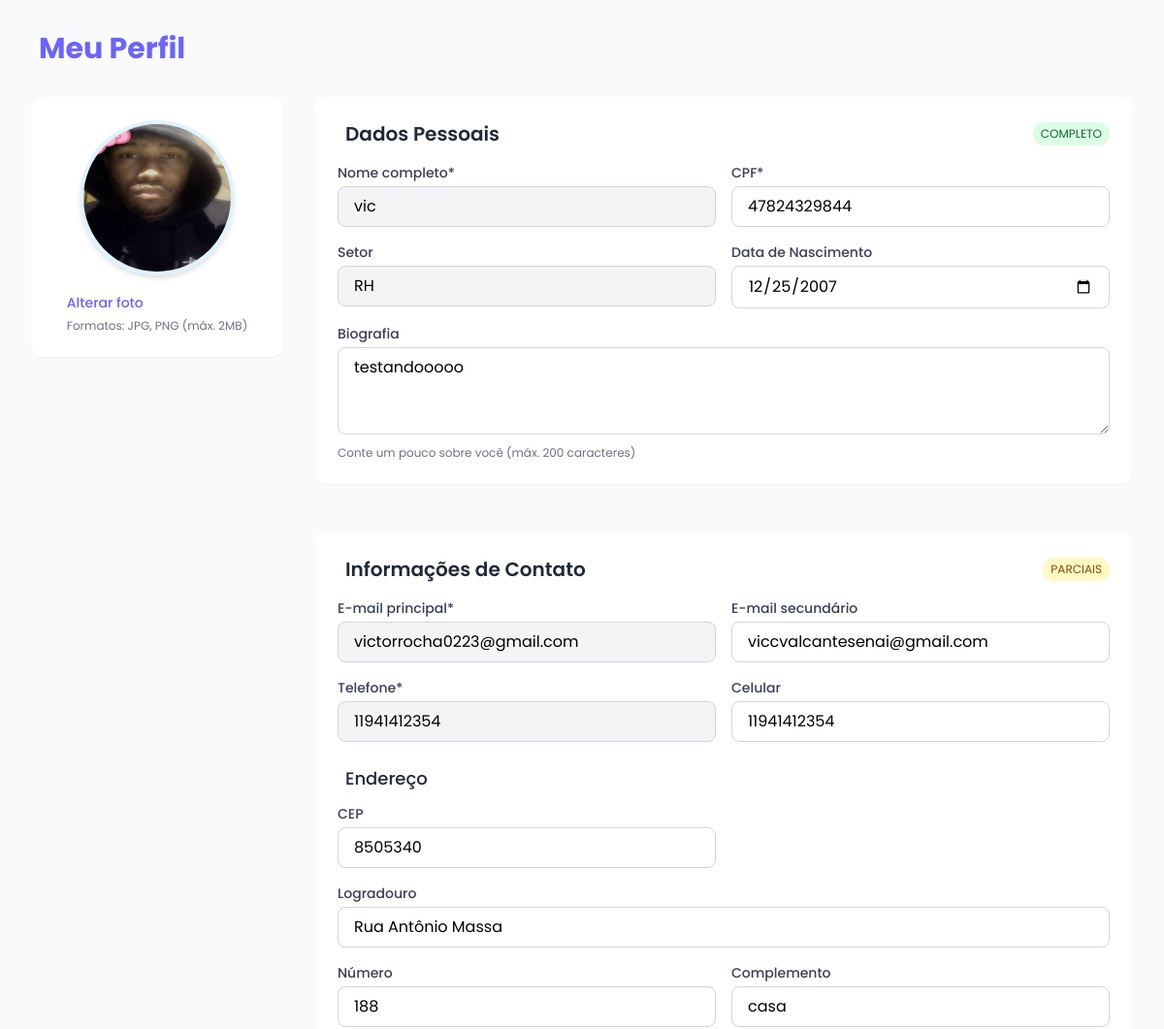
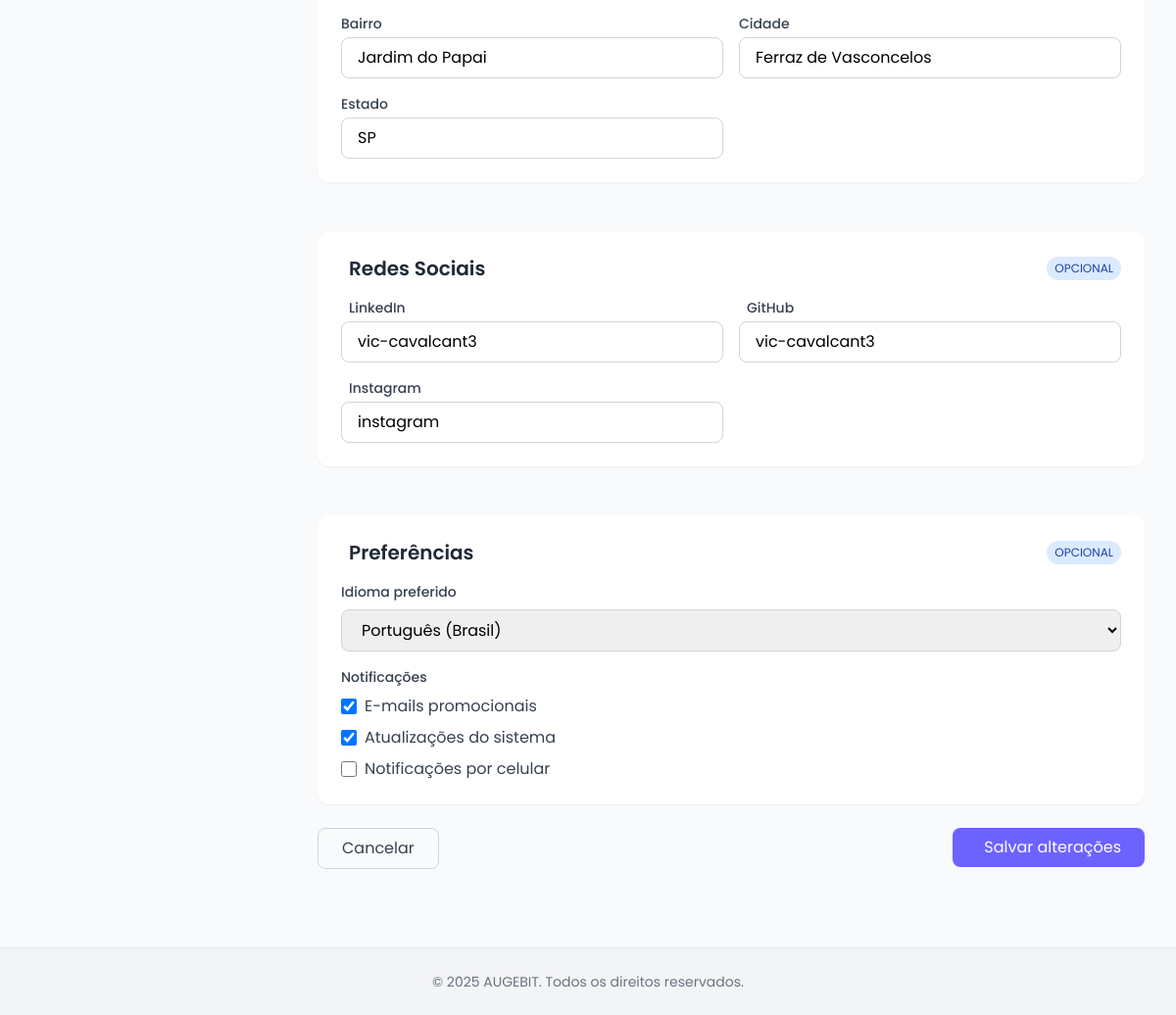
Screenshot of /pages/usuario.php (signed in) with the database file from the repository (2 pictures, top to bottom).
### tables this page shows
CREATE TABLE `funcionarios` (
  `id` int(11) NOT NULL,
  `foto` varchar(255) NOT NULL,
  `nome` varchar(255) NOT NULL,
  `email` varchar(255) NOT NULL,
  `telefone` varchar(255) NOT NULL,
  `senha` varchar(255) NOT NULL,
  `setor` varchar(255) NOT NULL,
  `cpf` varchar(255) NOT NULL,
  `nascimento` date NOT NULL,
  `biografia` varchar(255) NOT NULL,
  `email_secundario` varchar(255) NOT NULL,
  `celular` varchar(255) NOT NULL,
  `cep` varchar(255) NOT NULL,
  `logradouro` varchar(255) NOT NULL,
  `numero` varchar(255) NOT NULL,
  `complemento` varchar(255) NOT NULL,
  `bairro` varchar(255) NOT NULL,
  `cidade` varchar(255) NOT NULL,
  `estado` varchar(255) NOT NULL,
  `linkedin` varchar(255) NOT NULL,
  `github` varchar(255) NOT NULL,
  `instagram` varchar(255) NOT NULL
);

### pages/usuario.php (the view, shortened to what this page needs)
<?php
$foto = '';
$nome = '';
$email = '';
$telefone = '';
$setor = '';
$nascimento = '';
$cpf = '';
$biografia = '';
$email_secundario = '';
$celular = '';
$cep = '';
$logradouro = '';
$numero = '';
$complemento = '';
$bairro = '';
$cidade = '';
$estado = '';
$linkedin = '';
$github = '';
$instagram = '';
require './autenticacao/conexao.php';
  try {
    $usuario_sessao = $_SESSION['usuario'];
    $user_id = $usuario_sessao['id'] ?? null;
    if ($user_id) {
        $sql = "SELECT * FROM funcionarios WHERE id = ?";
        $stmt = $conn->prepare($sql);
        $stmt->bind_param("i", $user_id);
        $stmt->execute();
        $result = $stmt->get_result();
        $usuario = $result->fetch_assoc();
    } else {
        $usuario = $usuario_sessao;
    }
    $foto = $usuario['foto'] ?? '';
    $nome = $usuario['nome'] ?? '';
    $email = $usuario['email'] ?? '';
    $telefone = $usuario['telefone'] ?? '';
    $setor = $usuario['setor'] ?? '';
    $nascimento = $usuario['nascimento'] ?? '';
    $cpf = $usuario['cpf'] ?? '';
    $biografia = $usuario['biografia'] ?? '';
    $email_secundario = $usuario['email_secundario'] ?? '';
    $celular = $usuario['celular'] ?? '';
    $cep = $usuario['cep'] ?? '';
    $logradouro = $usuario['logradouro'] ?? '';
    $numero = $usuario['numero'] ?? '';
    $complemento = $usuario['complemento'] ?? '';
    $bairro = $usuario['bairro'] ?? '';
    $cidade = $usuario['cidade'] ?? '';
    $estado = $usuario['estado'] ?? '';
    $linkedin = $usuario['linkedin'] ?? '';
    $github = $usuario['github'] ?? '';
    $instagram = $usuario['instagram'] ?? '';
} catch (Exception $e) {
    die("Erro ao buscar dados do usuário: " . $e->getMessage());
}
?>
<!DOCTYPE html>
<html lang="pt-br">
<head>
  <script src="https://cdn.tailwindcss.com"></script>
</head>
<body class="bg-gray-50 min-h-screen">
  <div class="max-w-7xl mx-auto py-8 px-4 sm:px-6 lg:px-8">
    <div class="flex justify-between items-center mb-8">
      <h1 class="text-3xl font-bold text-primary-700">
        <i class="fas fa-user-circle mr-2"></i> Meu Perfil
      </h1>
    </div>
    <div class="grid grid-cols-1 lg:grid-cols-4 gap-8">
      <div class="lg:col-span-1 space-y-6">
        <div class="bg-white p-6 rounded-xl shadow-sm">
          <div class="flex flex-col items-center">
            <div class="relative mb-4">
            <?php if (!empty($foto)) : ?>
              <img id="image-preview"  src="<?php echo $foto; ?>" class="w-40 h-40 rounded-full border-4 border-primary-100 shadow-md">
            <?php endif; ?>
            </div>
              <form method="POST" action = "gravar.php" enctype="multipart/form-data" >
<label for="imagemInput" class="text-sm text-primary-600 hover:text-primary-700 cursor-pointer font-medium">
  Alterar foto
</label>
<p class="text-xs text-gray-500 mt-1">Formatos: JPG, PNG (máx. 2MB)</p>
          </div>
        </div>
      </div>
      <div class="lg:col-span-3 space-y-6">
          <div id="dados-pessoais" class="bg-white p-6 rounded-xl shadow-sm">
            <div class="flex justify-between items-center mb-4">
              <h2 class="text-xl font-semibold text-gray-800">
                <i class="fas fa-user mr-2 text-primary-600"></i> Dados Pessoais
              </h2>
              <span class="text-xs bg-green-100 text-green-800 px-2 py-1 rounded-full">COMPLETO</span>
            </div>
            <div class="grid grid-cols-1 md:grid-cols-2 gap-4">
              <div>
                <label class="block text-sm font-medium text-gray-700 mb-1">Nome completo*</label>
                <input type="text" name="nome" value="<?php echo htmlspecialchars($nome); ?>"
                       class="w-full border border-gray-300 rounded-lg px-4 py-2 focus:ring-primary-500 focus:border-primary-500 bg-gray-100">
              </div>
              <div>
                <label class="block text-sm font-medium text-gray-700 mb-1">CPF*</label>
                <input type="text" name="cpf" value="<?php echo htmlspecialchars($cpf); ?>"
                       class="w-full border border-gray-300 rounded-lg px-4 py-2 focus:ring-primary-500 focus:border-primary-500">
              </div>
              <div>
                <label class="block text-sm font-medium text-gray-700 mb-1">Setor</label>
                <input type="text" name="setor" value="<?php echo htmlspecialchars($setor); ?>" readonly
                       class="w-full border border-gray-300 rounded-lg px-4 py-2 focus:ring-primary-500 focus:border-primary-500 bg-gray-100">
              </div>
              <div>
                <label class="block text-sm font-medium text-gray-700 mb-1">Data de Nascimento</label>
                <input type="date" name="nascimento" value="<?php echo htmlspecialchars($nascimento); ?>"
                       class="w-full border border-gray-300 rounded-lg px-4 py-2 focus:ring-primary-500 focus:border-primary-500">
              </div>
              <div class="md:col-span-2">
                <label class="block text-sm font-medium text-gray-700 mb-1">Biografia</label>
                <textarea name="biografia" rows="3" class="w-full border border-gray-300 rounded-lg px-4 py-2 focus:ring-primary-500 focus:border-primary-500"><?php echo htmlspecialchars($biografia); ?></textarea>
                <p class="text-xs text-gray-500 mt-1">Conte um pouco sobre você (máx. 200 caracteres)</p>
              </div>
            </div>
          </div>
          <div id="contato" class="bg-white p-6 rounded-xl shadow-sm">
            <div class="flex justify-between items-center mb-4">
              <h2 class="text-xl font-semibold text-gray-800">
                <i class="fas fa-address-book mr-2 text-primary-600"></i> Informações de Contato
              </h2>
              <span class="text-xs bg-yellow-100 text-yellow-800 px-2 py-1 rounded-full">PARCIAIS</span>
            </div>
            <div class="grid grid-cols-1 md:grid-cols-2 gap-4">
              <div>
                <label class="block text-sm font-medium text-gray-700 mb-1">E-mail principal*</label>
                <input type="email" name="email" value="<?php echo htmlspecialchars($email); ?>" readonly
                       class="w-full border border-gray-300 rounded-lg px-4 py-2 focus:ring-primary-500 focus:border-primary-500 bg-gray-100">
              </div>
              <div>
                <label class="block text-sm font-medium text-gray-700 mb-1">E-mail secundário</label>
                <input type="email" name="email_secundario"value="<?php echo htmlspecialchars($email_secundario); ?>"
                       class="w-full border border-gray-300 rounded-lg px-4 py-2 focus:ring-primary-500 focus:border-primary-500">
              </div>
              <div>
                <label class="block text-sm font-medium text-gray-700 mb-1">Telefone*</label>
                <input type="tel"  name="telefone" value="<?php echo htmlspecialchars($telefone); ?>"
                       class="w-full border border-gray-300 rounded-lg px-4 py-2 focus:ring-primary-500 focus:border-primary-500 bg-gray-100">
              </div>
              <div>
                <label class="block text-sm font-medium text-gray-700 mb-1">Celular</label>
                <input type="tel" name="celular" value="<?php echo htmlspecialchars($celular); ?>"
                       class="w-full border border-gray-300 rounded-lg px-4 py-2 focus:ring-primary-500 focus:border-primary-500">
              </div>
            </div>
            <div class="mt-6">
              <h3 class="text-lg font-medium text-gray-800 mb-3 flex items-center">
                <i class="fas fa-map-marker-alt mr-2 text-primary-600"></i> Endereço
              </h3>
              <div class="grid grid-cols-1 md:grid-cols-2 gap-4">
                <div>
                  <label for="inputcep" class="block text-sm font-medium text-gray-700 mb-1">CEP</label>
                  <input id="inputcep" type="text" name="cep" value="<?php echo htmlspecialchars($cep); ?>"
                         class="w-full border border-gray-300 rounded-lg px-4 py-2 focus:ring-primary-500 focus:border-primary-500"
                         placeholder="00000-000">
                </div>
                <div class="md:col-span-2">
                  <label for="logradouro" class="block text-sm font-medium text-gray-700 mb-1">Logradouro</label>
                  <input id="logradouro" type="text" name="logradouro" value="<?php echo htmlspecialchars($logradouro); ?>"
                         class="w-full border border-gray-300 rounded-lg px-4 py-2 focus:ring-primary-500 focus:border-primary-500">
                </div>
                <div>
                  <label for="numero" class="block text-sm font-medium text-gray-700 mb-1">Número</label>
                  <input id="numero" type="text" name="numero" value="<?php echo htmlspecialchars($numero); ?>"
                         class="w-full border border-gray-300 rounded-lg px-4 py-2 focus:ring-primary-500 focus:border-primary-500">
                </div>
                <div>
                  <label class="block text-sm font-medium text-gray-700 mb-1">Complemento</label>
                  <input type="text" name="complemento" value="<?php echo htmlspecialchars($complemento); ?>"
                         class="w-full border border-gray-300 rounded-lg px-4 py-2 focus:ring-primary-500 focus:border-primary-500">
                </div>
                <div>
                  <label class="block text-sm font-medium text-gray-700 mb-1">Bairro</label>
                  <input id="bairro" type="text" name="bairro" value="<?php echo htmlspecialchars($bairro); ?>"
                         class="w-full border border-gray-300 rounded-lg px-4 py-2 focus:ring-primary-500 focus:border-primary-500">
                </div>
                <div>
                  <label for="cidade" class="block text-sm font-medium text-gray-700 mb-1">Cidade</label>
                  <input id="cidade" type="text" name="cidade" value="<?php echo htmlspecialchars($cidade); ?>"
                         class="w-full border border-gray-300 rounded-lg px-4 py-2 focus:ring-primary-500 focus:border-primary-500">
                </div>
                <div>
                  <label for="estado" class="block text-sm font-medium text-gray-700 mb-1">Estado</label>
                  <input id="estado" type="text" name="estado"value="<?php echo htmlspecialchars($estado); ?>"
                         class="w-full border border-gray-300 rounded-lg px-4 py-2 focus:ring-primary-500 focus:border-primary-500">
                </div>
              </div>
            </div>
          </div>
          <div id="redes-sociais" class="bg-white p-6 rounded-xl shadow-sm">
            <div class="flex justify-between items-center mb-4">
              <h2 class="text-xl font-semibold text-gray-800">
                <i class="fas fa-share-alt mr-2 text-primary-600"></i> Redes Sociais
              </h2>
              <span class="text-xs bg-blue-100 text-blue-800 px-2 py-1 rounded-full">OPCIONAL</span>
            </div>
            <div class="grid grid-cols-1 md:grid-cols-2 gap-4">
              <div>
                <label class="block text-sm font-medium text-gray-700 mb-1 flex items-center">
                  <i class="fab fa-linkedin mr-2 text-blue-700"></i> LinkedIn
                </label>
                <input type="text" name="linkedin" value="<?php echo htmlspecialchars($linkedin); ?>"
                       class="w-full border border-gray-300 rounded-lg px-4 py-2 focus:ring-primary-500 focus:border-primary-500">
              </div>
              <div>
                <label class="block text-sm font-medium text-gray-700 mb-1 flex items-center">
                  <i class="fab fa-github mr-2 text-gray-800"></i> GitHub
                </label>
                <input type="text" name="github" value="<?php echo htmlspecialchars($github); ?>"
                       class="w-full border border-gray-300 rounded-lg px-4 py-2 focus:ring-primary-500 focus:border-primary-500">
              </div>
              <div>
                <label class="block text-sm font-medium text-gray-700 mb-1 flex items-center">
                  <i class="fab fa-instagram mr-2 text-pink-600"></i> Instagram
                </label>
                <input type="text" name="instagram" value="<?php echo htmlspecialchars($instagram); ?>"
                       class="w-full border border-gray-300 rounded-lg px-4 py-2 focus:ring-primary-500 focus:border-primary-500">
              </div>
            </div>
          </div>
          <div id="preferencias" class="bg-white p-6 rounded-xl shadow-sm">
            <div class="flex justify-between items-center mb-4">
              <h2 class="text-xl font-semibold text-gray-800">
                <i class="fas fa-sliders-h mr-2 text-primary-600"></i> Preferências
              </h2>
              <span class="text-xs bg-blue-100 text-blue-800 px-2 py-1 rounded-full">OPCIONAL</span>
            </div>
            <div class="space-y-4">
              <div>
                <label class="block text-sm font-medium text-gray-700 mb-2">Idioma preferido</label>
                <select class="w-full border border-gray-300 rounded-lg px-4 py-2 focus:ring-primary-500 focus:border-primary-500">
                  <option>Português (Brasil)</option>
                </select>
              </div>
              <div>
                <label class="block text-sm font-medium text-gray-700 mb-2">Notificações</label>
                <div class="space-y-2">
                  <label class="flex items-center">
                    <input type="checkbox" checked class="h-4 w-4 text-primary-600 rounded">
                    <span class="ml-2 text-gray-700">E-mails promocionais</span>
                  </label>
                  <label class="flex items-center">
                    <input type="checkbox" checked class="h-4 w-4 text-primary-600 rounded">
                    <span class="ml-2 text-gray-700">Atualizações do sistema</span>
                  </label>
                  <label class="flex items-center">
                    <input type="checkbox" class="h-4 w-4 text-primary-600 rounded">
                    <span class="ml-2 text-gray-700">Notificações por celular</span>
                  </label>
                </div>
              </div>
            </div>
          </div>
          <div class="flex justify-between mt-8">
            <button id= "meuBotao" class="px-6 py-2 border border-gray-300 rounded-lg text-gray-700 hover:bg-gray-50 transition">
              Cancelar
            </button>
            <div class="space-x-4">
              <button type="submit" class="px-6 py-2 bg-primary-600 text-white rounded-lg hover:bg-primary-700 transition focus:outline-none focus:ring-2 focus:ring-primary-500 focus:ring-offset-2">
                <i class="fas fa-save mr-2"></i> Salvar alterações
              </button>
            </div>
          </div>
      </div>
    </div>
  </div>
  <footer class="mt-12 py-6 bg-gray-100 border-t">
    <div class="max-w-7xl mx-auto px-4 sm:px-6 lg:px-8 text-center text-gray-500 text-sm">
      <p>© 2025 AUGEBIT. Todos os direitos reservados.</p>
    </div>
  </footer>
</body>
</html>

### pages/usuario.php (style rules this page uses)
* { font-family: 'Poppins'; }
#dados-pessoais, #contato, #redes-sociais, #seguranca { margin-bottom: 50px; }

### rows the page displays
funcionarios: foto (picture), nome "vic", cpf "47824329844", setor "RH", nascimento "12/25/2007", biografia "testandooooo", email "victorrocha0223@gmail.com", telefone "11941412354", celular "11941412354", cep "8505340", logradouro "Rua Antônio Massa", numero "188", complemento "casa", bairro "Jardim do Papai", cidade "Ferraz de Vasconcelos", linkedin "vic-cavalcant3", github "vic-cavalcant3", instagram "instagram"
